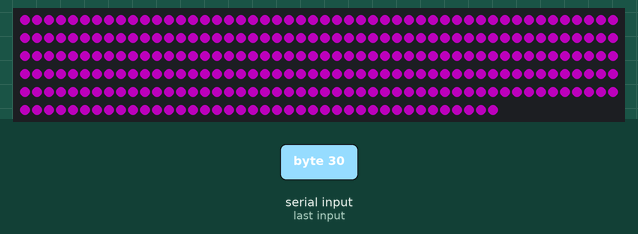
A sketch run on a simulated Arduino Uno, built with avr-gcc and run on an emulated ATmega328P. Shown: 290 RGB LEDs in strip order, left to right, continuing on the next row. The inputs (shaded band) are chosen by the test bench. Dim RGB values are drawn brighter than linear.

1.3 s: byte 30 received over Serial
Above: at 1.33 s.
2.8 s: byte 90 received over Serial
4.3 s: byte 120 received over Serial
Timing chart, 0 to 7.3 s (numbered marks = the images above; inputs shaded):
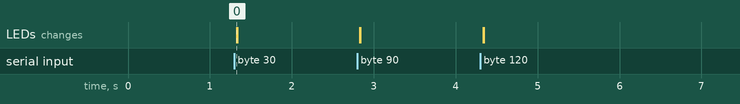

Measured:
- after the input at 1.3 s, the LEDs: change at once (image 0)

The sketch:

arduino.ino
```cpp
#include <Adafruit_NeoPixel.h>

#define PIN 7

Adafruit_NeoPixel strip = Adafruit_NeoPixel(290, PIN, NEO_GRB + NEO_KHZ800);
int incomingByte = 0;

void setup() {
  Serial.begin(9600);
  strip.begin();
  strip.show();
}

void loop() {
  if (Serial.available() > 0) {
    incomingByte = Serial.read();
    float alpha = incomingByte / 100.0f;
    for (int i = 0; i < strip.numPixels(); i++) {
      strip.setPixelColor(i, strip.Color(255 * alpha, 0 * alpha, 255 * alpha));
    }
  } else {
    for (int i = 0; i < strip.numPixels(); i++) {
      strip.setPixelColor(i, strip.Color(0, 0, 0));
    }
  }
  strip.show();
}
```
